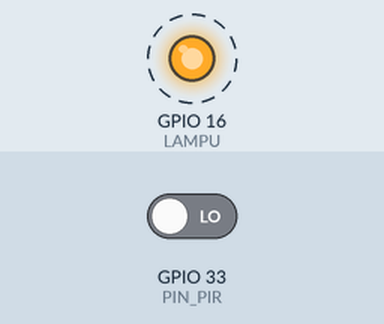
A sketch run on a simulated ESP32. On the bench: output pins drawn as LEDs (lit = HIGH). Dashed ring = blinking. Inputs (shaded band) come from the test bench; at power-on: GPIO 33 (PIN_PIR) LOW. What the sketch prints to the serial monitor is not drawn.

Above: at 0.2 s.
Timing chart, 0 to 3.0 s (numbered marks = the images above):
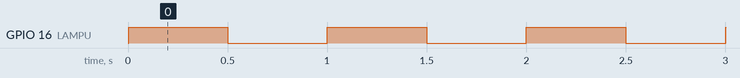

The sketch:

p3_lampu_otomatis.ino
```cpp
/*
 * BAB 31 - Program 3: Lampu Otomatis
 * LED kuning menyala saat sensor PIR mendeteksi gerakan dan padam
 * setelah tidak ada gerakan selama LAMA_NYALA. Selama MASA_STABIL
 * setelah ESP32 menyala, sensor diabaikan dan LED berkedip pelan.
 *
 * Rangkaian:
 *   PIR (header hijau, pin ke-5 dari atas) → IO33
 *   LED4 (kuning, header LED)              → IO16
 */

#define PIN_PIR 33
#define LAMPU   16  // LED kuning sebagai "lampu"

const unsigned long MASA_STABIL = 60000;  // ms: abaikan PIR selama 1 menit pertama
const unsigned long LAMA_NYALA  = 10000;  // ms: lampu padam setelah sepi selama ini

bool sudahStabil = false;
bool lampuNyala = false;
int statusSebelumnya = LOW;
unsigned long waktuGerakanTerakhir = 0;  // kapan PIR terakhir terbaca HIGH
int sisaDetikTercetak = -1;              // angka hitung mundur terakhir yang dicetak

// Mencetak waktu sejak ESP32 mulai, misalnya "[detik 75.3] "
void cetakWaktu(unsigned long ms) {
  Serial.print("[detik ");
  Serial.print(ms / 1000.0, 1);
  Serial.print("] ");
}

void setup() {
  Serial.begin(115200);
  pinMode(PIN_PIR, INPUT);
  pinMode(LAMPU, OUTPUT);
  digitalWrite(LAMPU, LOW);

  Serial.println("BAB 31 - Program 3: Lampu Otomatis");
  Serial.println("Menunggu sensor PIR stabil. Jangan bergerak di depan sensor.");
}

void loop() {
  unsigned long sekarang = millis();

  // ---- Tahap 1: masa stabil (millis() mulai dari 0 saat ESP32 menyala) ----
  if (!sudahStabil) {
    if (sekarang >= MASA_STABIL) {
      sudahStabil = true;
      digitalWrite(LAMPU, LOW);
      Serial.println("Lampu otomatis AKTIF.");
    } else {
      digitalWrite(LAMPU, (sekarang / 500) % 2 == 0 ? HIGH : LOW);  // berkedip pelan
      int sisaDetik = (MASA_STABIL - sekarang + 999) / 1000;      // dibulatkan ke atas
      if (sisaDetik != sisaDetikTercetak && sisaDetik % 10 == 0) {
        sisaDetikTercetak = sisaDetik;
        Serial.print("  Siap dalam ");
        Serial.print(sisaDetik);
        Serial.println(" detik");
      }
    }
    return;  // selama masa stabil, bagian di bawah dilewati
  }

  // ---- Tahap 2: lampu otomatis ----
  int statusPir = digitalRead(PIN_PIR);
  bool gerakanBaru = (statusSebelumnya == LOW && statusPir == HIGH);  // tepi naik
  statusSebelumnya = statusPir;

  if (statusPir == HIGH) {
    waktuGerakanTerakhir = sekarang;  // masih ada gerakan: hitungan sepi diulang

    if (!lampuNyala) {
      lampuNyala = true;
      digitalWrite(LAMPU, HIGH);
      cetakWaktu(sekarang);
      Serial.println("Ada gerakan -> lampu NYALA");
    } else if (gerakanBaru) {
      cetakWaktu(sekarang);
      Serial.println("Ada gerakan lagi -> waktu nyala diperpanjang");
    }
  }

  if (lampuNyala && (sekarang - waktuGerakanTerakhir >= LAMA_NYALA)) {
    lampuNyala = false;
    digitalWrite(LAMPU, LOW);
    cetakWaktu(sekarang);
    Serial.println("Sepi selama 10 detik -> lampu MATI");
  }
}
```

Measured:
- by itself, GPIO 16 (LAMPU): alternates HIGH for 0.50 s and LOW for 0.50 s, 120 changes in all, then stays LOW
